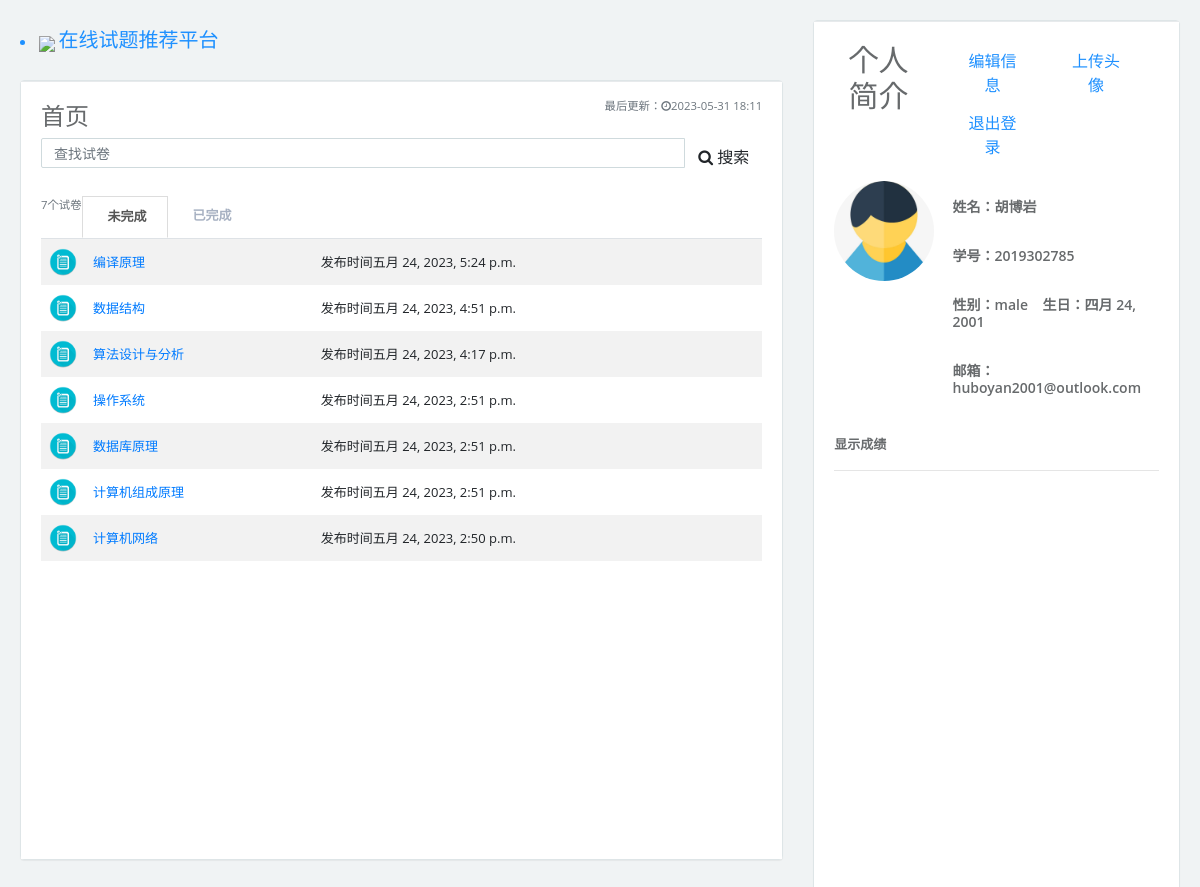
The page / (signed in) on the database its author committed.
### testsystem/models.py (models this page shows, shortened)
class Paper(models.Model):
    paper_text = models.CharField('试卷标题', max_length=128)
    pub_date = models.DateTimeField('发布日期', auto_now_add=True)
    time = models.TimeField("限时")
    class Meta:
        verbose_name = '试卷'
        verbose_name_plural = verbose_name

class User(models.Model):
    gender = (
        ('male', "男"),
        ('female', "女"),
    )
    name = models.CharField('姓名', max_length=128)
    idcard = models.CharField('学号', max_length=128, unique=True)
    password = models.CharField('密码', max_length=256)
    email = models.EmailField('邮箱', unique=True)
    sex = models.CharField('性别', max_length=32, choices=gender, default="男")
    birthday = models.DateField('生日', default=datetime.now())
    c_time = models.DateTimeField('注册时间', auto_now_add=True)
    class Meta:
        ordering = ["-c_time"]
        verbose_name = "用户"
        verbose_name_plural = "用户"

### testsystem/views.py (the view)
# urls.py: path('', views.index),
def index(request):
    if not request.session.get('is_login', None):  # 未登录则限制访问
        return redirect('/login/')
    user_info = User.objects.get(idcard=request.session['user_idcard'])
    paper_list = Paper.objects.order_by('-id')
    paper_count = Paper.objects.all().count()
    score_list = Score.objects.filter(user_id=request.session['user_id'])
    paper_finish = Score.objects.filter(user_id=request.session['user_id']).values_list('paper_id__paper_text',
                                                                                        'paper_id__id',
                                                                                        'paper_id__pub_date')
    paper_nofinish = []
    for i in paper_list:
        flag = False
        for j in paper_finish:
            if i.id == j[1]:
                flag = True
        if not flag:
            paper_nofinish.append(i)
    return render(request, 'testsystem/index.html',
                  {'paper_nofinish': paper_nofinish, 'paper_count': paper_count, 'score_list': score_list,
                   'user_info': user_info, 'paper_finish': paper_finish})

### testsystem/templates/testsystem/index.html (shortened to what this page needs)
{% load static %}
<!DOCTYPE html>
<html lang="en">
<head>
    <link href="{% static 'login/css/bootstrap.min.css' %}" rel="stylesheet">
    <link href="{% static 'login/css/font-awesome.css' %}" rel="stylesheet">
    <link href="{% static 'login/css/animate.css' %}" rel="stylesheet">
    <link href="{% static 'login/css/style.css' %}" rel="stylesheet">
</head>
<body class="gray-bg">
    <div class="wrapper wrapper-content  animated fadeInRight">
        <div class="row">
            <div class="col-sm-8">
                <div class="left">
                    <li style="color: dodgerblue">
                        <img src="/static/admin/simpleui-x/img/favicon.png"} style="width: 50px;left: auto">
                        <a class="navbar-brand" href="#" style="color: dodgerblue;right: auto">在线试题推荐平台</a>
                    </li>
                </div>
                <br>
                <div class="ibox">
                    <div class="ibox-content">
                        <span class="text-muted small pull-right">最后更新：<i class="fa fa-clock-o"></i>{% now "Y-m-d H:i" %}</span>
                        <h2>首页</h2>
                        <div class="input-group">
                            <input type="text" placeholder="查找试卷" class="input form-control">
                            <span class="input-group-btn">
                                        <button type="button" class="btn"> <i class="fa fa-search"></i> 搜索</button>
                                </span>
                        </div>
                        <div class="clients-list">
                            <ul class="nav nav-tabs">
                                <span class="pull-right small text-muted">{{paper_count}}个试卷</span>
                                <li class="active"><a data-toggle="tab" href="#tab-1"> 未完成</a>
                                </li>
                                <li class=""><a data-toggle="tab" href="#tab-2"> 已完成</a>
                                </li>
                            </ul>
                            <div class="tab-content">
                                <div id="tab-1" class="tab-pane active">
                                    <div class="full-height-scroll">
                                        <div class="table-responsive">
                                            <table class="table table-striped table-hover">
                                                <tbody>
                                                    {% for paper in paper_nofinish %}
                                                    <tr>
                                                        <td class="client-avatar"><img alt="image" src="{% static 'login/image/paper.jpg' %}"> </td>
                                                        <td><a href="{% url 'testsystem:paper' paper.id %}">{{paper.paper_text}}</a></td>
                                                        <td> 发布时间{{paper.pub_date}}</td>
                                                    </tr>
                                                    {% endfor %}
                                                </tbody>
                                            </table>
                                        </div>
                                    </div>
                                </div>
                            </div>
                        </div>
                    </div>
                </div>
            </div>
            <div class="col-sm-4">
                <div class="ibox ">
                    <div class="ibox-content">
                        <div class="tab-content">
                            <div id="contact-1" class="tab-pane active">
                                <div class="row m-b-lg">
                                    <div class="col-lg-4 text-center">
                                        <h1>
                                            <a>
                                                个人简介
                                            </a>
                                        </h1>
                                        <br><br><br>
                                        <div class="m-b-sm">
                                            <img alt="image" class="img-circle" src="{% static 'media/student.jpg' %}" id="avatar" style="width: 100px">
                                        </div>
                                    </div>
                                    <div class="col-lg-8">
                                        <h1>
                                            <a>
                                                <button type="button" class="btn btn-rounded" style="color: dodgerblue;width: 80px" onclick="showPopup()">
                                                    编辑信息
                                                </button>
                                            </a>
                                            <a>
                                                <button class="btn btn-rounded" style="color: dodgerblue;width: 80px" onclick="upload.click()">
                                                    上传头像
                                                </button>
                                            </a>
                                            <a class="link" href="/logout/">
                                                <button type="button" class="btn btn-rounded" style="color: dodgerblue;width: 80px" >
                                                    退出登录
                                                </button>
                                            </a>
                                        </h1><br>
                                        <h4>
                                            姓名：{{ request.session.user_name }}
                                        </h4><br>
                                        <h4>
                                            学号：{{ request.session.user_idcard }}
                                        </h4><br>
                                        <h4>
                                            性别：{{ user_info.sex }}
                                            &nbsp&nbsp
                                            生日：{{ user_info.birthday }}
                                        </h4><br>
                                        <h4>
                                            邮箱：{{ user_info.email }}
                                        </h4>
                                    </div>
                                </div>
                                <div class="client-detail">
                                    <div class="full-height-scroll">
                                        <strong>显示成绩</strong>
                                        <hr/>
                                    </div>
                                </div>
                            </div>
                        </div>
                    </div>
                </div>
            </div>
        </div>
    </div>
    {% block  particles %}
            <div id="particles-js"></div>
    {% endblock %}
</body>
</html>

### testsystem/templates/testsystem/index.html (style rules this page uses)
#particles-js { position: fixed; top: 0px; left: 0px; right: 0px; bottom: 0px; z-index: -1; }

### rows shown on the page
Paper: paper_text "编译原理", pub_date "五月 24, 2023, 5:24 p.m."
Paper: paper_text "数据结构", pub_date "五月 24, 2023, 4:51 p.m."
Paper: paper_text "算法设计与分析", pub_date "五月 24, 2023, 4:17 p.m."
Paper: paper_text "操作系统", pub_date "五月 24, 2023, 2:51 p.m."
Paper: paper_text "数据库原理", pub_date "五月 24, 2023, 2:51 p.m."
Paper: paper_text "计算机组成原理", pub_date "五月 24, 2023, 2:51 p.m."
Paper: paper_text "计算机网络", pub_date "五月 24, 2023, 2:50 p.m."
User: session.user_name "胡博岩", sex "male", birthday "四月 24, 2001", email "huboyan2001@outlook.com"

### other values the page prints
{{ paper_count }} "7"
{{ request.session.user_idcard }} "2019302785"
